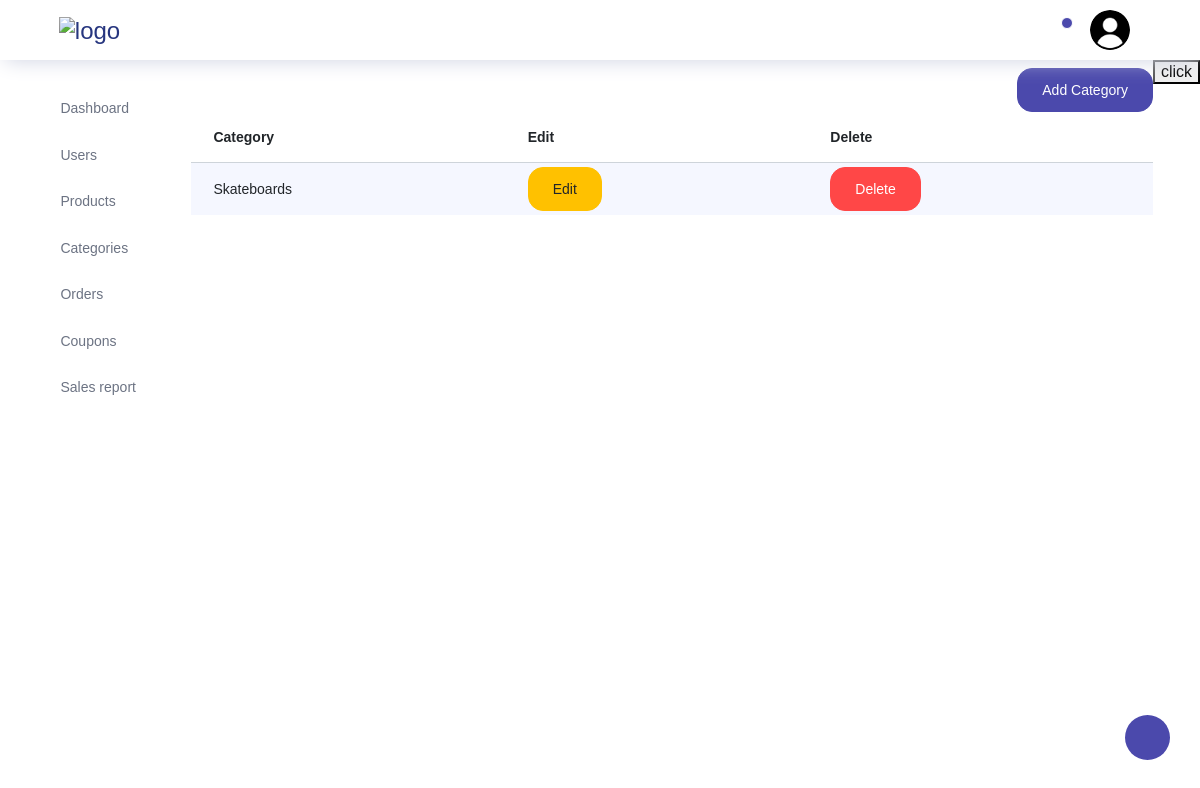
The page /storeadmin/categories/ (signed in) on the database as committed earlier.
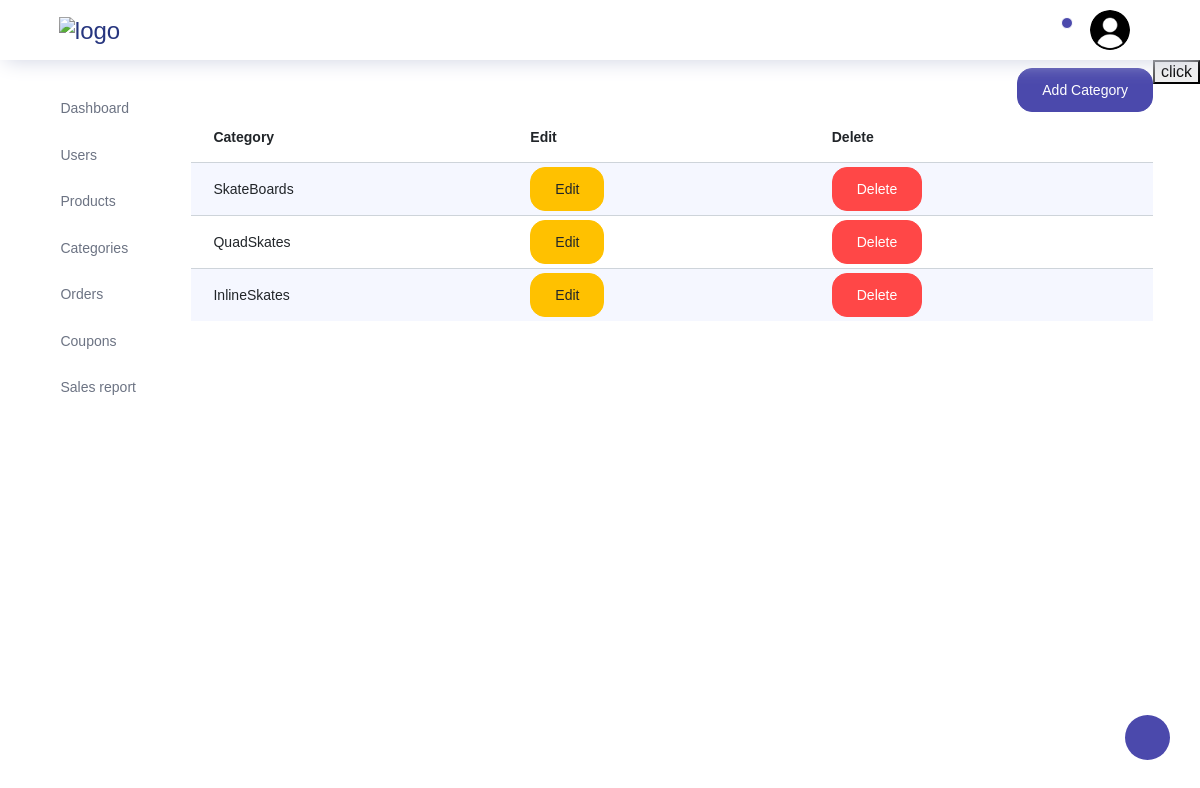
The same page on the database as committed later.
### store/models.py (models this page shows)
class Category(models.Model):
    name=models.CharField(max_length=200,unique=True)
    image=models.ImageField(upload_to='store/categorys/', blank=True)
    noofitems=models.IntegerField()

### storeadmin/views.py (the view)
# urls.py: path("categories/",views.categories,name="admin_categories"),
@never_cache
def categories(request):
    if "adminname" in request.session:
        datas=Category.objects.all()
        return render(request,"storeadmin/categories/categories.html",{"datas":datas})
    else:
        return redirect(adminsignin)

### storeadmin/templates/storeadmin/categories/categories.html (shortened to what this page needs)
{% extends 'storeadmin/index.html' %}
{% block content %}
<div class="container">
  <div class="row justify-content-end">
    <a href="{% url 'admin_addcategories' %}">
      <button class="btn add-category-btn btn-primary mt-2">Add Category</button>
    </a>
  </div>
  <div class="row">
    <table class="table table-striped">
      <thead>
        <tr>
          <th>Category</th>
          <th>Edit</th>
          <th>Delete</th>
        </tr>
      </thead>
      <tbody>
        {% for item in datas %}
        <tr>
          <td class="py-1">{{ item.name }}</td>
          <td class="py-1">
            <a href="{% url 'admin_editcategories' item.id %}">
              <button class="btn edit-btn btn-warning">Edit</button>
            </a>
          </td>
          <td class="py-1">
            <button  type="button" class="btn delete-btn btn-danger" data-category-id="{{ item.id }}">Delete</button>
          </td>
        </tr>
        {% endfor %}
      </tbody>
    </table>
  </div>
</div>
<div>
  <button id="but">
    click
  </button>
</div>
{% endblock content %}

Rows that differ between the two databases and show on the page:
removed Category: name "Skateboards"
added Category: name "SkateBoards"
added Category: name "QuadSkates"
added Category: name "InlineSkates"
